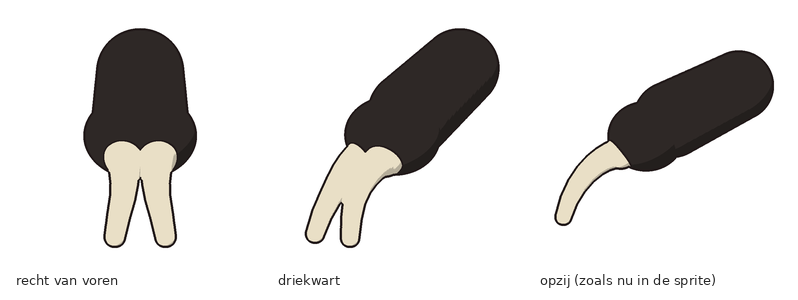

Reproduce this figure in Python.
"""Klauw los in 3D (Jordi: "draai een tekening van de klauw zodanig dat die recht voor ons staat").
Hand met 2 klauwen naast elkaar (Sneasel-achtig: dik aan de basis, gebogen naar de punt), tegen elkaar,
alleen bij de punten een kleine inkeping = koevoetkop. Weergaven: recht van voren, driekwart, opzij.
Draaien: python3 docs/concept/sprites/wasbeer/ontwerp/klauw3d.py"""
import math, os, sys
import numpy as np
from PIL import Image, ImageDraw, ImageFont
HERE = os.path.dirname(os.path.abspath(__file__))
sys.path.insert(0, HERE)
import pop3d_v2 as W
P = W.P


def klauw(gat=0.9):
    m = W.Model()
    m.axis = (np.zeros(3), np.array((0, 1.0, 0)), np.array((-1.0, 0, 0)))
    m.head = dict(c=np.array((0, 999.0, 0)), R=np.eye(3), hs=1.0, eyes=[np.array((0, 999.0, 0))])
    m.tube([(14, 12, 0, 4.2), (6, 8, 0, 4.6)], 'limb')                 # onderarm
    m.ell((3, 6, 0), (4.6, 4.2, 5.4), 'limb')                           # hand
    for sz in (1, -1):                                                   # 2 klauwen, z = naast elkaar
        z0 = sz * 1.5                                                    # tegen elkaar
        pts = []
        for i, t in enumerate(np.linspace(0, 1, 9)):
            ang = math.radians(10 + 95 * t)                              # buigt van vooruit naar omlaag
            r = 2.0 - 0.9 * t
            zc = z0 if t < 0.7 else z0 + sz * gat * (t - 0.7) / 0.3     # punten wijken een beetje = inkeping
            pts.append((0 - 6 * math.sin(ang) * t - 1.0 * t, 4 - 6 * (1 - math.cos(ang)) * t, zc, r))   # kort
        m.tube(pts, 'claw', 0.3)
    return m


def view(m, yaw, pitch):
    return W.view(m, yaw, pitch, 220)[0]


if __name__ == '__main__':
    F = ImageFont.truetype('/usr/share/fonts/truetype/dejavu/DejaVuSans.ttf', 13)
    m = klauw()
    standen = [('recht van voren', 90, 0), ('driekwart', 50, 8), ('opzij (zoals nu in de sprite)', 0, 0)]
    vel = Image.new('RGB', (262 * 3 + 12, 300), 'white'); d = ImageDraw.Draw(vel)
    for i, (lab, yaw, pitch) in enumerate(standen):
        vel.paste(view(m, yaw, pitch), (12 + 262 * i, 10)); d.text((16 + 262 * i, 272), lab, font=F, fill=(40, 40, 40))
    vel.save(os.path.join(HERE, 'klauw3d.png'))
